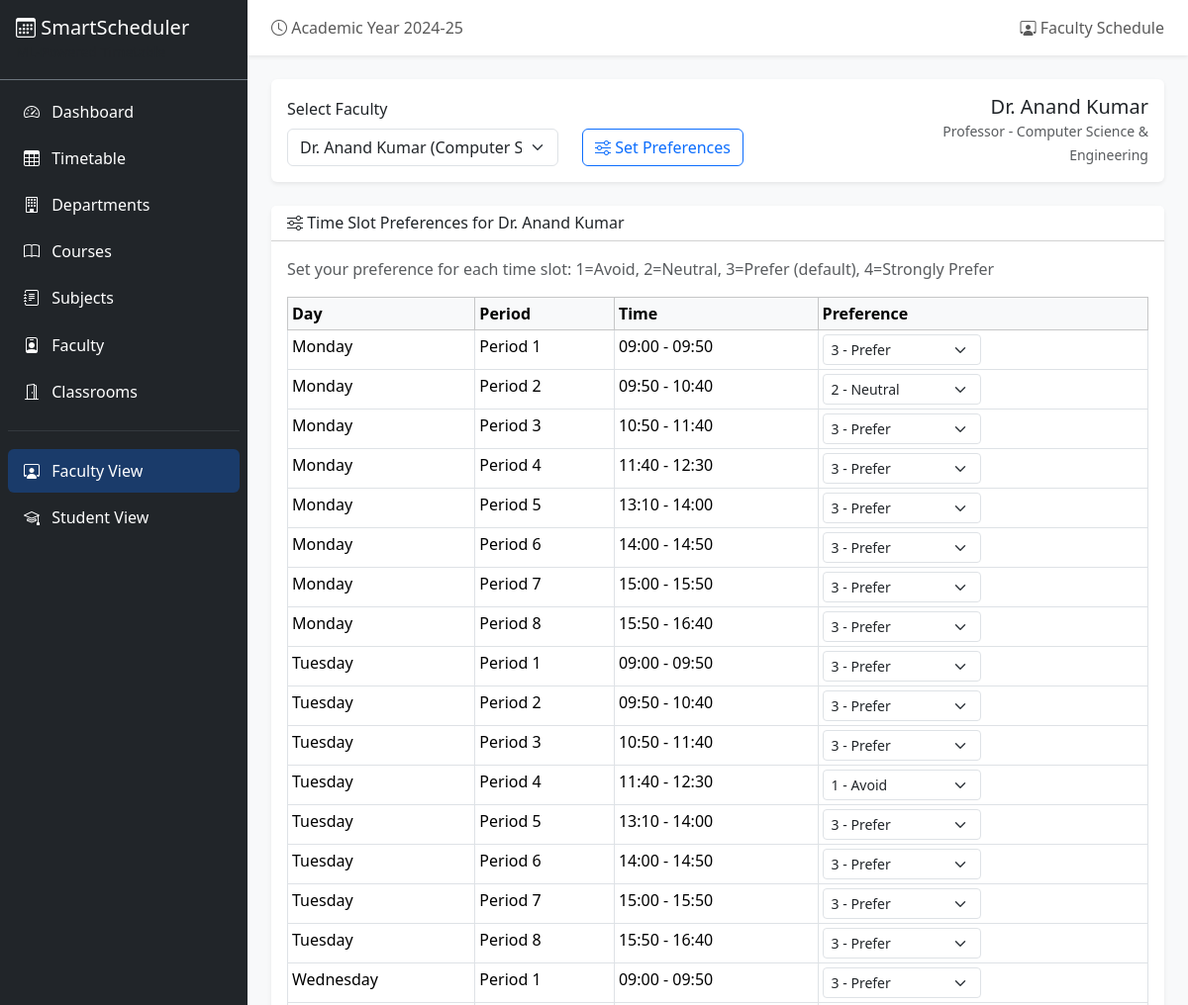
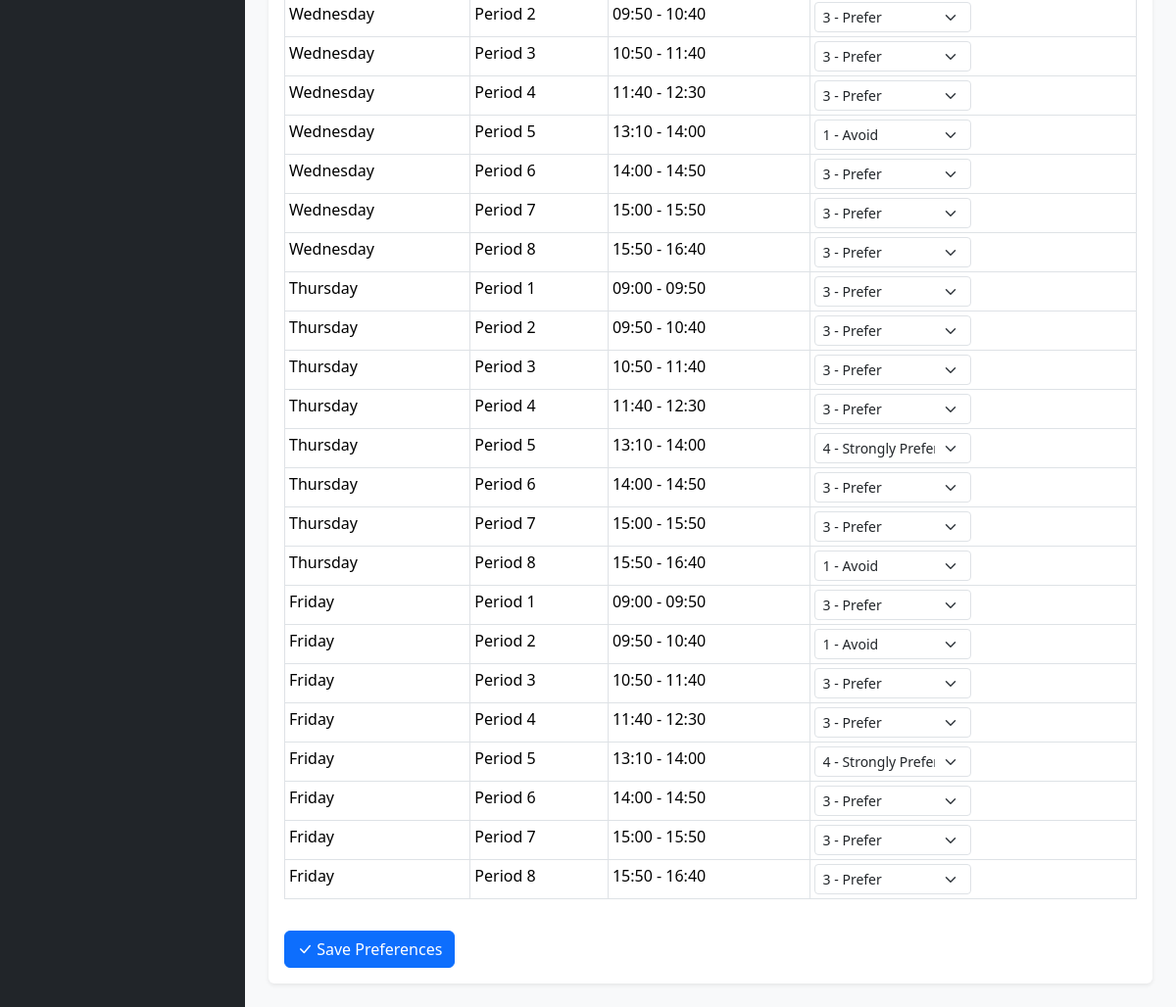
Page /faculty/preferences?faculty_id=1 on the committed database (2 pictures, top to bottom).
### database/models.py (models this page shows, shortened)
class Faculty(db.Model):
    __tablename__ = "faculty"
    id = db.Column(db.Integer, primary_key=True)
    name = db.Column(db.String(100), nullable=False)
    email = db.Column(db.String(120), unique=True, nullable=False)
    department_id = db.Column(db.Integer, db.ForeignKey("departments.id"), nullable=False)
    designation = db.Column(db.String(50), default="Assistant Professor")
    max_hours_per_week = db.Column(db.Integer, default=20)
    max_hours_per_day = db.Column(db.Integer, default=5)
    created_at = db.Column(db.DateTime, default=datetime.utcnow)
    subjects = db.relationship("Subject", secondary=faculty_subjects, backref="faculty_members")
    preferences = db.relationship("FacultyPreference", backref="faculty", lazy=True)
    timetable_entries = db.relationship("TimetableEntry", backref="faculty", lazy=True)

class Department(db.Model):
    __tablename__ = "departments"
    id = db.Column(db.Integer, primary_key=True)
    name = db.Column(db.String(100), nullable=False)
    code = db.Column(db.String(10), unique=True, nullable=False)
    created_at = db.Column(db.DateTime, default=datetime.utcnow)
    courses = db.relationship("Course", backref="department", lazy=True)
    faculty = db.relationship("Faculty", backref="department", lazy=True)

class TimeSlot(db.Model):
    __tablename__ = "time_slots"
    id = db.Column(db.Integer, primary_key=True)
    day = db.Column(db.String(10), nullable=False)
    period_number = db.Column(db.Integer, nullable=False)
    start_time = db.Column(db.String(10), nullable=False)
    end_time = db.Column(db.String(10), nullable=False)
    is_break = db.Column(db.Boolean, default=False)
    timetable_entries = db.relationship("TimetableEntry", backref="time_slot", lazy=True)

### routes/faculty.py (the view, shortened to what this page needs)
@faculty_bp.route("/preferences", methods=["GET", "POST"])
def preferences():
    faculty_id = request.args.get("faculty_id", type=int)
    faculty_list = Faculty.query.all()
    time_slots = TimeSlot.query.filter_by(is_break=False).all()
    existing_prefs = {}
    if faculty_id:
        prefs = FacultyPreference.query.filter_by(faculty_id=faculty_id).all()
        existing_prefs = {p.timeslot_id: p.preference_level for p in prefs}
    return render_template(
        "faculty/schedule.html",
        faculty_list=faculty_list,
        time_slots_list=time_slots,
        existing_prefs=existing_prefs,
        selected_faculty=Faculty.query.get(faculty_id) if faculty_id else None,
        show_preferences=True,
    )

### templates/faculty/schedule.html (shortened to what this page needs)
{% extends "base.html" %}
{% block page_title %}<i class="bi bi-person-workspace"></i> Faculty Schedule{% endblock %}
{% block content %}
<div class="card border-0 shadow-sm mb-4">
    <div class="card-body">
        <div class="row align-items-end">
            <div class="col-md-4">
                <label class="form-label">Select Faculty</label>
                <select class="form-select" onchange="window.location.href='{{ url_for('faculty.schedule') }}?faculty_id='+this.value">
                    {% for f in faculty_list %}
                    <option value="{{ f.id }}" {{ 'selected' if selected_faculty and selected_faculty.id == f.id }}>
                        {{ f.name }} ({{ f.department.name }})
                    </option>
                    {% endfor %}
                </select>
            </div>
            {% if selected_faculty %}
            <div class="col-md-4">
                <div class="d-flex gap-2">
                    <a href="{{ url_for('faculty.preferences', faculty_id=selected_faculty.id) }}" class="btn btn-outline-primary">
                        <i class="bi bi-sliders"></i> Set Preferences
                    </a>
                </div>
            </div>
            <div class="col-md-4 text-end">
                <h5 class="mb-0">{{ selected_faculty.name }}</h5>
                <small class="text-muted">{{ selected_faculty.designation }} - {{ selected_faculty.department.name }}</small>
            </div>
            {% endif %}
        </div>
    </div>
</div>
{% if selected_faculty and schedule %}
<div class="card border-0 shadow-sm mb-4">
    <div class="card-header bg-white">
        <h6 class="mb-0"><i class="bi bi-calendar-week"></i> Weekly Schedule ({{ schedule.total_entries }} classes)</h6>
    </div>
    <div class="card-body p-0">
        <div class="table-responsive">
            <table class="table table-bordered timetable-grid mb-0">
                <thead class="table-dark">
                    <tr>
                        <th class="text-center" style="width:100px;">Period</th>
                        {% for day in schedule.days %}
                        <th class="text-center">{{ day }}</th>
                        {% endfor %}
                    </tr>
                </thead>
                <tbody>
                    {% for period in schedule.periods %}
                    <tr>
                        <td class="text-center fw-bold period-cell">
                            <div>P{{ period }}</div>
                            <small class="text-muted">{{ time_slots.get(period, '') }}</small>
                        </td>
                        {% for day in schedule.days %}
                        <td class="timetable-cell">
                            {% set entries = schedule.grid[day][period] %}
                            {% if entries %}
                                {% for entry in entries %}
                                <div class="schedule-block dept-{{ (entry.subject.course_id|string)[-1] }}">
                                    <div class="subject-name">{{ entry.subject.name }}</div>
                                    <div class="room-name"><i class="bi bi-door-open"></i> {{ entry.classroom.name }}</div>
                                    <span class="badge {{ 'bg-warning' if entry.subject.subject_type == 'lab' else 'bg-info' }} badge-type">
                                        {{ entry.subject.subject_type }}
                                    </span>
                                </div>
                                {% endfor %}
                            {% else %}
                                <div class="empty-slot text-muted text-center"><small>Free</small></div>
                            {% endif %}
                        </td>
                        {% endfor %}
                    </tr>
                    {% if period == 4 %}
                    <tr class="lunch-break">
                        <td colspan="{{ schedule.days|length + 1 }}" class="text-center bg-light">
                            <i class="bi bi-cup-hot"></i> <strong>Lunch Break</strong> (12:30 - 13:10)
                        </td>
                    </tr>
                    {% endif %}
                    {% endfor %}
                </tbody>
            </table>
        </div>
    </div>
</div>
<div class="card border-0 shadow-sm">
    <div class="card-header bg-white">
        <h6 class="mb-0"><i class="bi bi-bar-chart"></i> Workload Summary</h6>
    </div>
    <div class="card-body">
        <div class="row">
            <div class="col-md-3">
                <div class="text-center">
                    <h4 class="text-primary">{{ schedule.total_entries }}</h4>
                    <small class="text-muted">Total Hours/Week</small>
                </div>
            </div>
            <div class="col-md-3">
                <div class="text-center">
                    <h4 class="text-success">{{ selected_faculty.max_hours_per_week }}</h4>
                    <small class="text-muted">Max Allowed/Week</small>
                </div>
            </div>
            <div class="col-md-3">
                <div class="text-center">
                    <h4 class="text-warning">{{ selected_faculty.max_hours_per_day }}</h4>
                    <small class="text-muted">Max Allowed/Day</small>
                </div>
            </div>
            <div class="col-md-3">
                <div class="text-center">
                    {% set util = (schedule.total_entries / selected_faculty.max_hours_per_week * 100)|round(1) %}
                    <h4 class="{{ 'text-danger' if util > 90 else 'text-primary' }}">{{ util }}%</h4>
                    <small class="text-muted">Utilization</small>
                </div>
            </div>
        </div>
    </div>
</div>
{% elif show_preferences is defined and show_preferences and selected_faculty %}
<div class="card border-0 shadow-sm">
    <div class="card-header bg-white">
        <h6 class="mb-0"><i class="bi bi-sliders"></i> Time Slot Preferences for {{ selected_faculty.name }}</h6>
    </div>
    <div class="card-body">
        <form action="{{ url_for('faculty.preferences') }}" method="POST">
            <p class="text-muted mb-3">Set your preference for each time slot: 1=Avoid, 2=Neutral, 3=Prefer (default), 4=Strongly Prefer</p>
            <div class="table-responsive">
                <table class="table table-sm table-bordered">
                    <thead class="table-light">
                        <tr>
                            <th>Day</th>
                            <th>Period</th>
                            <th>Time</th>
                            <th>Preference</th>
                        </tr>
                    </thead>
                    <tbody>
                        {% for ts in time_slots_list %}
                        <tr>
                            <td>{{ ts.day }}</td>
                            <td>Period {{ ts.period_number }}</td>
                            <td>{{ ts.start_time }} - {{ ts.end_time }}</td>
                            <td>
                                <select name="pref_{{ ts.id }}" class="form-select form-select-sm" style="width:160px;">
                                    <option value="1" {{ 'selected' if existing_prefs.get(ts.id) == 1 }}>1 - Avoid</option>
                                    <option value="2" {{ 'selected' if existing_prefs.get(ts.id) == 2 }}>2 - Neutral</option>
                                    <option value="3" {{ 'selected' if existing_prefs.get(ts.id, 3) == 3 }}>3 - Prefer</option>
                                    <option value="4" {{ 'selected' if existing_prefs.get(ts.id) == 4 }}>4 - Strongly Prefer</option>
                                </select>
                            </td>
                        </tr>
                        {% endfor %}
                    </tbody>
                </table>
            </div>
            <button type="submit" class="btn btn-primary mt-3">
                <i class="bi bi-check-lg"></i> Save Preferences
            </button>
        </form>
    </div>
</div>
{% elif not selected_faculty %}
<div class="text-center p-5 text-muted">
    <i class="bi bi-person-workspace" style="font-size: 3rem;"></i>
    <h5 class="mt-3">Select a faculty member to view their schedule</h5>
</div>
{% endif %}
{% endblock %}

### static/css/style.css (style rules this page uses)
.card { transition: box-shadow 0.2s; }

### rows in the picture
Faculty: name "Dr. Anand Kumar", designation "Professor"
Department: department.name "Computer Science & Engineering"
TimeSlot: day "Monday", period_number "1", start_time "09:00", end_time "09:50", id "3 - Prefer"
TimeSlot: day "Monday", period_number "2", start_time "09:50", end_time "10:40", id "2 - Neutral"
TimeSlot: day "Monday", period_number "3", start_time "10:50", end_time "11:40", id "3 - Prefer"
TimeSlot: day "Monday", period_number "4", start_time "11:40", end_time "12:30", id "3 - Prefer"
TimeSlot: day "Monday", period_number "5", start_time "13:10", end_time "14:00", id "3 - Prefer"
TimeSlot: day "Monday", period_number "6", start_time "14:00", end_time "14:50", id "3 - Prefer"
TimeSlot: day "Monday", period_number "7", start_time "15:00", end_time "15:50", id "3 - Prefer"
TimeSlot: day "Monday", period_number "8", start_time "15:50", end_time "16:40", id "3 - Prefer"
TimeSlot: day "Tuesday", period_number "1", start_time "09:00", end_time "09:50", id "3 - Prefer"
TimeSlot: day "Tuesday", period_number "2", start_time "09:50", end_time "10:40", id "3 - Prefer"
TimeSlot: day "Tuesday", period_number "3", start_time "10:50", end_time "11:40", id "3 - Prefer"
TimeSlot: day "Tuesday", period_number "4", start_time "11:40", end_time "12:30", id "1 - Avoid"
TimeSlot: day "Tuesday", period_number "5", start_time "13:10", end_time "14:00", id "3 - Prefer"
TimeSlot: day "Tuesday", period_number "6", start_time "14:00", end_time "14:50", id "3 - Prefer"
TimeSlot: day "Tuesday", period_number "7", start_time "15:00", end_time "15:50", id "3 - Prefer"
TimeSlot: day "Tuesday", period_number "8", start_time "15:50", end_time "16:40", id "3 - Prefer"
TimeSlot: day "Wednesday", period_number "1", start_time "09:00", end_time "09:50", id "3 - Prefer"
TimeSlot: day "Wednesday", period_number "2", start_time "09:50", end_time "10:40", id "3 - Prefer"
TimeSlot: day "Wednesday", period_number "3", start_time "10:50", end_time "11:40", id "3 - Prefer"
TimeSlot: day "Wednesday", period_number "4", start_time "11:40", end_time "12:30", id "3 - Prefer"
TimeSlot: day "Wednesday", period_number "5", start_time "13:10", end_time "14:00", id "1 - Avoid"
TimeSlot: day "Wednesday", period_number "6", start_time "14:00", end_time "14:50", id "3 - Prefer"
TimeSlot: day "Wednesday", period_number "7", start_time "15:00", end_time "15:50", id "3 - Prefer"
TimeSlot: day "Wednesday", period_number "8", start_time "15:50", end_time "16:40", id "3 - Prefer"
TimeSlot: day "Thursday", period_number "1", start_time "09:00", end_time "09:50", id "3 - Prefer"
TimeSlot: day "Thursday", period_number "2", start_time "09:50", end_time "10:40", id "3 - Prefer"
TimeSlot: day "Thursday", period_number "3", start_time "10:50", end_time "11:40", id "3 - Prefer"
TimeSlot: day "Thursday", period_number "4", start_time "11:40", end_time "12:30", id "3 - Prefer"
TimeSlot: day "Thursday", period_number "5", start_time "13:10", end_time "14:00", id "4 - Strongly Prefer"
TimeSlot: day "Thursday", period_number "6", start_time "14:00", end_time "14:50", id "3 - Prefer"
TimeSlot: day "Thursday", period_number "7", start_time "15:00", end_time "15:50", id "3 - Prefer"
TimeSlot: day "Thursday", period_number "8", start_time "15:50", end_time "16:40", id "1 - Avoid"
TimeSlot: day "Friday", period_number "1", start_time "09:00", end_time "09:50", id "3 - Prefer"
TimeSlot: day "Friday", period_number "2", start_time "09:50", end_time "10:40", id "1 - Avoid"
TimeSlot: day "Friday", period_number "3", start_time "10:50", end_time "11:40", id "3 - Prefer"
TimeSlot: day "Friday", period_number "4", start_time "11:40", end_time "12:30", id "3 - Prefer"
TimeSlot: day "Friday", period_number "5", start_time "13:10", end_time "14:00", id "4 - Strongly Prefer"
TimeSlot: day "Friday", period_number "6", start_time "14:00", end_time "14:50", id "3 - Prefer"
TimeSlot: day "Friday", period_number "7", start_time "15:00", end_time "15:50", id "3 - Prefer"
TimeSlot: day "Friday", period_number "8", start_time "15:50", end_time "16:40", id "3 - Prefer"

### other values in the picture
form field value "Dr. Anand Kumar (Computer Science & Engineering)"
